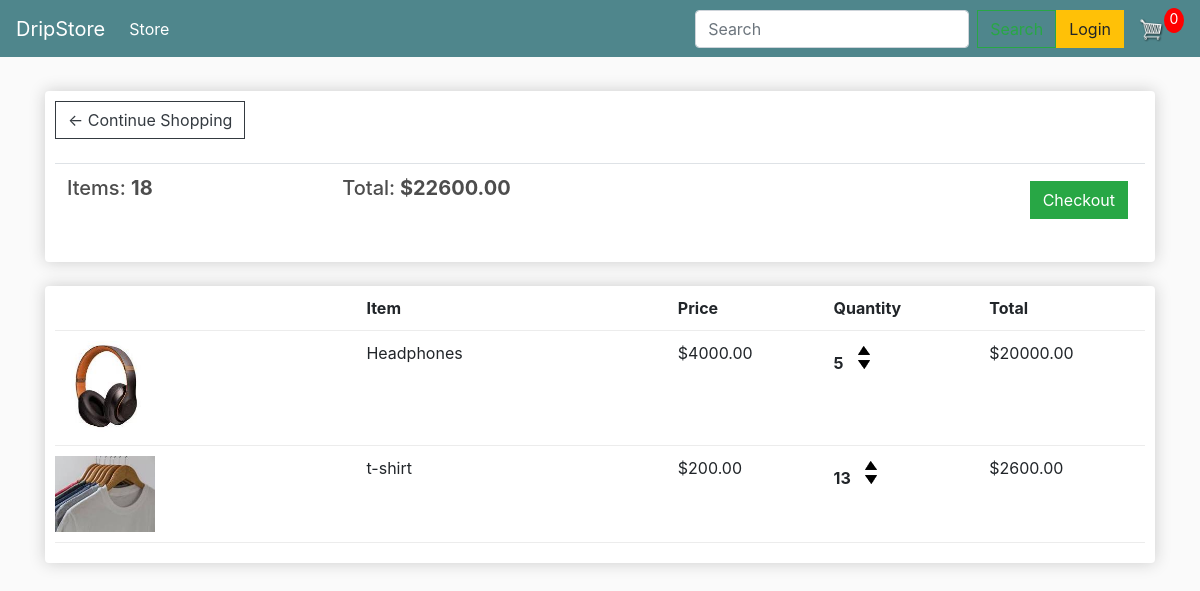
The app's page /cart/ (signed in) with its own data.
### store/models.py (models this page shows, shortened)
class Order(models.Model):
    customer  = models.ForeignKey(Customer,on_delete=models.SET_NULL,null=True,blank=True)
    date_ordered = models.DateTimeField(auto_now_add=True)
    complete = models.BooleanField(default=False, null=True, blank=False)
    transaction_id = models.CharField(max_length=150)
    @property
    def get_cart_total(self):
        orderitems = self.orderitem_set.all()
        total = sum([item.get_total for item in orderitems])
        return total
    @property
    def get_cart_items(self):
        orderitems = self.orderitem_set.all()
        total = sum([item.quantity for item in orderitems])
        return total

class OrderItem(models.Model):
    product  = models.ForeignKey(Product,on_delete=models.SET_NULL,null=True,blank=True)
    order  = models.ForeignKey(Order,on_delete=models.SET_NULL,null=True,blank=True)
    quantity = models.PositiveIntegerField(default=True, null=True, blank=True)
    date_added = models.DateTimeField(auto_now_add=True)
    @property
    def get_total(self):
        total = self.product.price * self.quantity
        return total

class Product(models.Model):
    name = models.CharField(max_length=150)
    description = models.TextField(max_length=100)
    price = models.FloatField()
    image  = models.ImageField(null=True, blank=True)
    digital =  models.BooleanField(default=False, null=True, blank=False)
    @property
    def imageURL(self):
        try:
            ulr=self.image.url
        except:
            ulr=''
        return ulr

### store/views.py (the view)
# urls.py: path('cart/', views.cart, name="cart"),
def cart(request):
    if request.user.is_authenticated:
        customer = request.user.customer
        order, created = Order.objects.get_or_create(customer=customer, complete=False)
        items = order.orderitem_set.all()
    else:
        items=[]
        order={'get_cart_items':0, 'get_cart_total':0}
    context={'items':items,'order':order}
    return render(request, 'store/cart.html', context)

### store/Templates/store/cart.html
{% extends 'store/main.html' %}
{% load static %}
{% block content %}
<div class="row">
	<div class="col-lg-12">
		<div class="box-element">
            <a  class="btn btn-outline-dark" href="{% url 'store' %}">&#x2190; Continue Shopping</a>
			<br>
			<br>
			<table class="table">
				<tr>
					<th><h5>Items: <strong>{{order.get_cart_items}}</strong></h5></th>
					<th><h5>Total:<strong> ${{order.get_cart_total|floatformat:2}}</strong></h5></th>
					<th>
						<a  style="float:right; margin:5px;" class="btn btn-success" href="{% url 'checkout' %}">Checkout</a>
					</th>
				</tr>
			</table>
		</div>
		<br>
		<div class="box-element">
			<div class="cart-row">
				<div style="flex:2"></div>
				<div style="flex:2"><strong>Item</strong></div>
				<div style="flex:1"><strong>Price</strong></div>
				<div style="flex:1"><strong>Quantity</strong></div>
				<div style="flex:1"><strong>Total</strong></div>
			</div>
			{% for item in items %}
			<div class="cart-row">
				<div style="flex:2"><img class="row-image" src="{{item.product.imageURL}}"></div>
				<div style="flex:2"><p>{{item.product.name}}</p></div>
				<div style="flex:1"><p>${{item.product.price|floatformat:2}}</p></div>
				<div style="flex:1">
					<p class="quantity">{{item.quantity}}</p>
					<div class="quantity">
						<img class="chg-quantity" src="{% static  'images/3+arrow-up.png' %}">
						<img class="chg-quantity" src="{% static  'images/2+arrow-down.png' %}">
					</div>
				</div>
				<div style="flex:1"><p>${{item.get_total|floatformat:2}}</p></div>
			</div>
			{% endfor %}
		</div>
	</div>
</div>
{% endblock content %}

### static/css/main.css (style rules this page uses)
body { background-color: hsl(0, 0%, 98%); }
h1,h2,h3,h4,h5,h6 { color:hsl(0, 0%, 30%); }
.box-element { box-shadow:hsl(0, 0%, 80%) 0 0 16px; background-color: #fff; border-radius: 4px; padding: 10px; }
.col-lg-4, .col-lg-6, .col-lg-8, .col-lg-12 { margin-top: 10px; }
.btn { border-radius: 0; }
.row-image { width: 100px; }
.cart-row { display: flex; align-items: flex-stretch; padding-bottom: 10px; margin-bottom: 10px; border-bottom: 1px solid #ececec; }
.quantity { display: inline-block; font-weight: 700; padding-right:10px; }
.chg-quantity { width: 12px; cursor: pointer; display: block; margin-top: 5px; transition:.1s; }

### records on screen
Order: get_cart_items "18", get_cart_total "22600.00"
OrderItem: product.imageURL (picture), product.name "Headphones", product.price "4000.00", quantity "5", get_total "20000.00"
OrderItem: product.imageURL (picture), product.name "t-shirt", product.price "200.00", quantity "13", get_total "2600.00"
